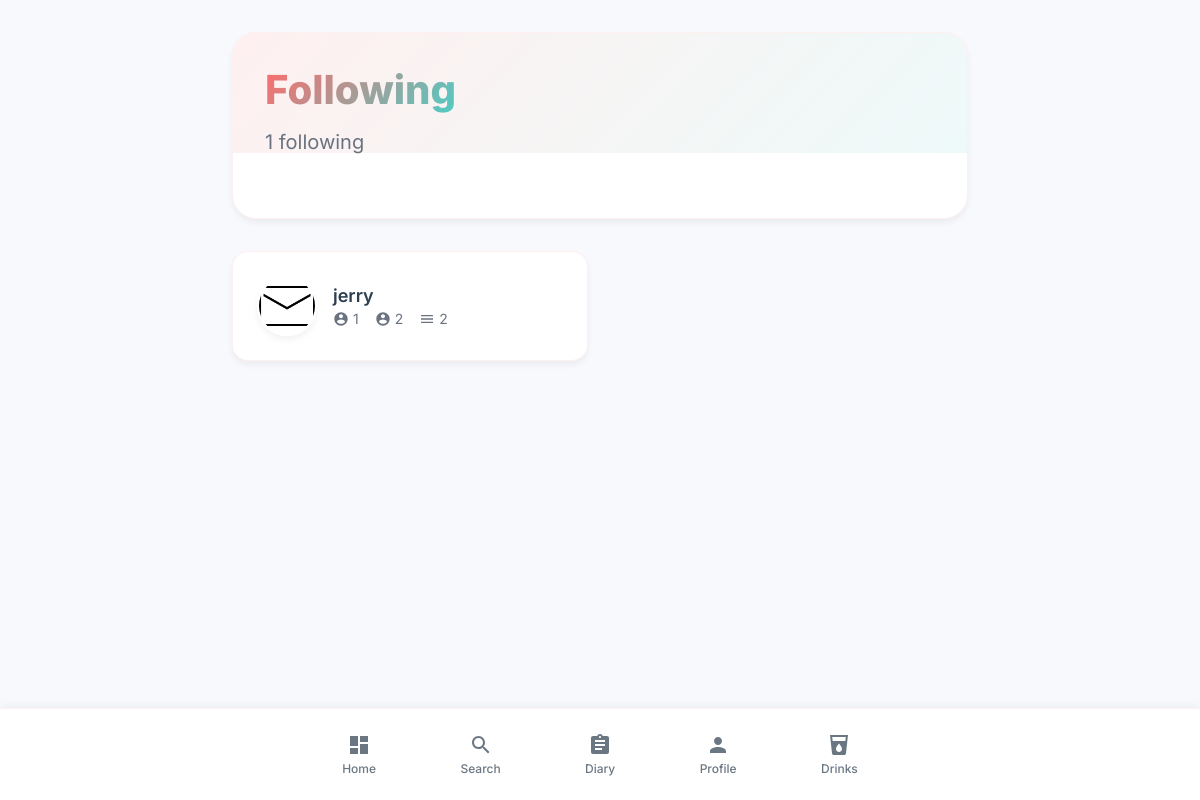
Screenshot of /following/dehks/ (signed in) with the database file from the repository.
### lovedrinks/models.py (models this page shows, shortened)
class follows(models.Model):
    following_id = models.ForeignKey(User, on_delete=models.CASCADE, related_name='following')
    followed_id = models.ForeignKey(User, on_delete=models.CASCADE, related_name='followers')
    created_at = models.DateTimeField(auto_now_add=True)
    class Meta:
        verbose_name = 'Follow'
        verbose_name_plural = 'Follows'

class UserProfile(models.Model):
    user = models.OneToOneField(User, on_delete=models.CASCADE, related_name='profile')
    profile_picture = models.ImageField(
        upload_to='profile_pictures/',
        null=True,
        blank=True,
        validators=[
            FileExtensionValidator(allowed_extensions=['jpg', 'jpeg', 'png', 'gif']),
            validate_file_size
        ]
    )
    instagram_username = models.CharField(max_length=255, null=True, blank=True)
    twitter_username = models.CharField(max_length=255, null=True, blank=True)
    class Meta:
        verbose_name = 'User Profile'
        verbose_name_plural = 'User Profiles'

### lovedrinks/views.py (the view)
# urls.py: path('following/<str:username>/', views.following, name='following'),
@login_required
def following(request, username):
    user = User.objects.get(username=username)
    return render(request, 'lovedrinks/following.html', {'user': user})

### lovedrinks/templates/lovedrinks/following.html
{% extends 'base.html' %}
{% load static %}
{% block extra_css %}
<link rel="stylesheet" href="{% static 'css/follow.css' %}">
{% endblock %}
{% block content %}
<div class="follow-container">
    <div class="follow-header">
        <h1 class="follow-title">Following</h1>
        <div class="follow-count">{{ user.following.count }} following</div>
    </div>
    <div class="follow-list">
        {% for following in user.following.all %}
            <a href="{% url 'other_profile' following.followed_id.username %}" class="follow-card">
                {% if following.followed_id.profile.profile_picture %}
                    <img src="{{ following.followed_id.profile.profile_picture.url }}" alt="{{ following.followed_id.username }}" class="follow-avatar">
                {% else %}
                    <img src="https://ui-avatars.com/api/?name={{ following.followed_id.username }}&background=FF6B6B&color=fff"
                         alt="{{ following.followed_id.username }}"
                         class="follow-avatar">
                {% endif %}
                <div class="follow-info">
                    <div class="follow-username">{{ following.followed_id.username }}</div>
                    <div class="follow-stats">
                        <div class="follow-stat">
                            <svg xmlns="http://www.w3.org/2000/svg" viewBox="0 0 24 24">
                                <path d="M12 2C6.48 2 2 6.48 2 12s4.48 10 10 10 10-4.48 10-10S17.52 2 12 2zm0 3c1.66 0 3 1.34 3 3s-1.34 3-3 3-3-1.34-3-3 1.34-3 3-3zm0 14.2c-2.5 0-4.71-1.28-6-3.22.03-1.99 4-3.08 6-3.08 1.99 0 5.97 1.09 6 3.08-1.29 1.94-3.5 3.22-6 3.22z"/>
                            </svg>
                            {{ following.followed_id.followers.count }}
                        </div>
                        <div class="follow-stat">
                            <svg xmlns="http://www.w3.org/2000/svg" viewBox="0 0 24 24">
                                <path d="M12 2C6.48 2 2 6.48 2 12s4.48 10 10 10 10-4.48 10-10S17.52 2 12 2zm0 3c1.66 0 3 1.34 3 3s-1.34 3-3 3-3-1.34-3-3 1.34-3 3-3zm0 14.2c-2.5 0-4.71-1.28-6-3.22.03-1.99 4-3.08 6-3.08 1.99 0 5.97 1.09 6 3.08-1.29 1.94-3.5 3.22-6 3.22z"/>
                            </svg>
                            {{ following.followed_id.following.count }}
                        </div>
                        <div class="follow-stat">
                            <svg xmlns="http://www.w3.org/2000/svg" viewBox="0 0 24 24">
                                <path d="M3 18h18v-2H3v2zm0-5h18v-2H3v2zm0-7v2h18V6H3z"/>
                            </svg>
                            {{ following.followed_id.drinklog_set.count }}
                        </div>
                    </div>
                </div>
            </a>
        {% empty %}
            <div class="empty-state">
                <div class="empty-state-icon">👥</div>
                <p class="empty-state-text">Not following anyone yet</p>
            </div>
        {% endfor %}
    </div>
</div>
{% endblock %}

### static/css/base.css (style rules this page uses)
:root { --primary: #FF6B6B; --secondary: #4ECDC4; --accent: #FFE66D; --dark: #2C3E50; --light: #F7F9FC; --success: #2ECC71; --warning: #F1C40F; --danger: #E74C3C; --card-bg: #FFFFFF; --card-border: rgba(255, 107, 107, 0.1); --card-shadow: 0 4px 6px rgba(0, 0, 0, 0.05); --card-hover-shadow: 0 10px 15px rgba(0, 0, 0, 0.1); --gradient-primary: linear-gradient(135deg, var(--primary), var(--secondary)); }
* { margin: 0; padding: 0; box-sizing: border-box; }
body { background-color: var(--light); color: var(--dark); font-family: 'Inter', -apple-system, BlinkMacSystemFont, sans-serif; min-height: 100vh; display: flex; flex-direction: column; }

### static/css/follow.css (style rules this page uses)
:root { --primary: #FF6B6B; --secondary: #4ECDC4; --accent: #FFE66D; --dark: #2C3E50; --light: #F7F9FC; --success: #2ECC71; --warning: #F1C40F; --danger: #E74C3C; --card-bg: #FFFFFF; --card-border: rgba(255, 107, 107, 0.1); --card-shadow: 0 4px 6px rgba(0, 0, 0, 0.05); --card-hover-shadow: 0 10px 15px rgba(0, 0, 0, 0.1); --gradient-primary: linear-gradient(135deg, var(--primary), var(--secondary)); }
body { background-color: var(--light); color: var(--dark); font-family: 'Inter', -apple-system, BlinkMacSystemFont, sans-serif; }
.follow-container { max-width: 800px; margin: 0 auto; padding: 2rem; }
.follow-header { background: var(--card-bg); border-radius: 1.5rem; padding: 2rem; margin-bottom: 2rem; box-shadow: var(--card-shadow); border: 1px solid var(--card-border); position: relative; overflow: hidden; }
.follow-header::before { content: ''; position: absolute; top: 0; left: 0; right: 0; height: 120px; background: var(--gradient-primary); opacity: 0.1; z-index: 0; }
.follow-title { font-size: 2.5rem; font-weight: 800; color: var(--dark); margin-bottom: 1rem; background: var(--gradient-primary); -webkit-background-clip: text; -webkit-text-fill-color: transparent; display: inline-block; position: relative; z-index: 1; }
.follow-count { font-size: 1.25rem; color: var(--dark); opacity: 0.7; margin-bottom: 2rem; position: relative; z-index: 1; }
.follow-list { display: grid; grid-template-columns: repeat(auto-fill, minmax(250px, 1fr)); gap: 1.5rem; margin-top: 2rem; }
.follow-card { background: var(--card-bg); border-radius: 1rem; padding: 1.5rem; box-shadow: var(--card-shadow); border: 1px solid var(--card-border); transition: all 0.3s ease; position: relative; overflow: hidden; display: flex; align-items: center; gap: 1rem; text-decoration: none; color: var(--dark); }
.follow-card::before { content: ''; position: absolute; top: 0; left: 0; width: 4px; height: 100%; background: var(--gradient-primary); opacity: 0; transition: opacity 0.3s ease; }
.follow-avatar { width: 60px; height: 60px; border-radius: 50%; object-fit: cover; border: 2px solid var(--card-bg); box-shadow: var(--card-shadow); }
.follow-info { flex-grow: 1; }
.follow-username { font-size: 1.125rem; font-weight: 600; color: var(--dark); margin-bottom: 0.25rem; }
.follow-stats { display: flex; gap: 1rem; font-size: 0.875rem; color: #6b7280; }
.follow-stat { display: flex; align-items: center; gap: 0.25rem; }
.follow-stat svg { width: 16px; height: 16px; fill: currentColor; }
.follow-container { animation: fadeIn 0.5s ease-out; }

### rows the page displays
follows: followed_id.profile.profile_picture (picture), followed_id.username "jerry", followed_id.followers.count "1", followed_id.following.count "2", followed_id.drinklog_set.count "2"

### other values shown
{{ user.following.count }} "1"
